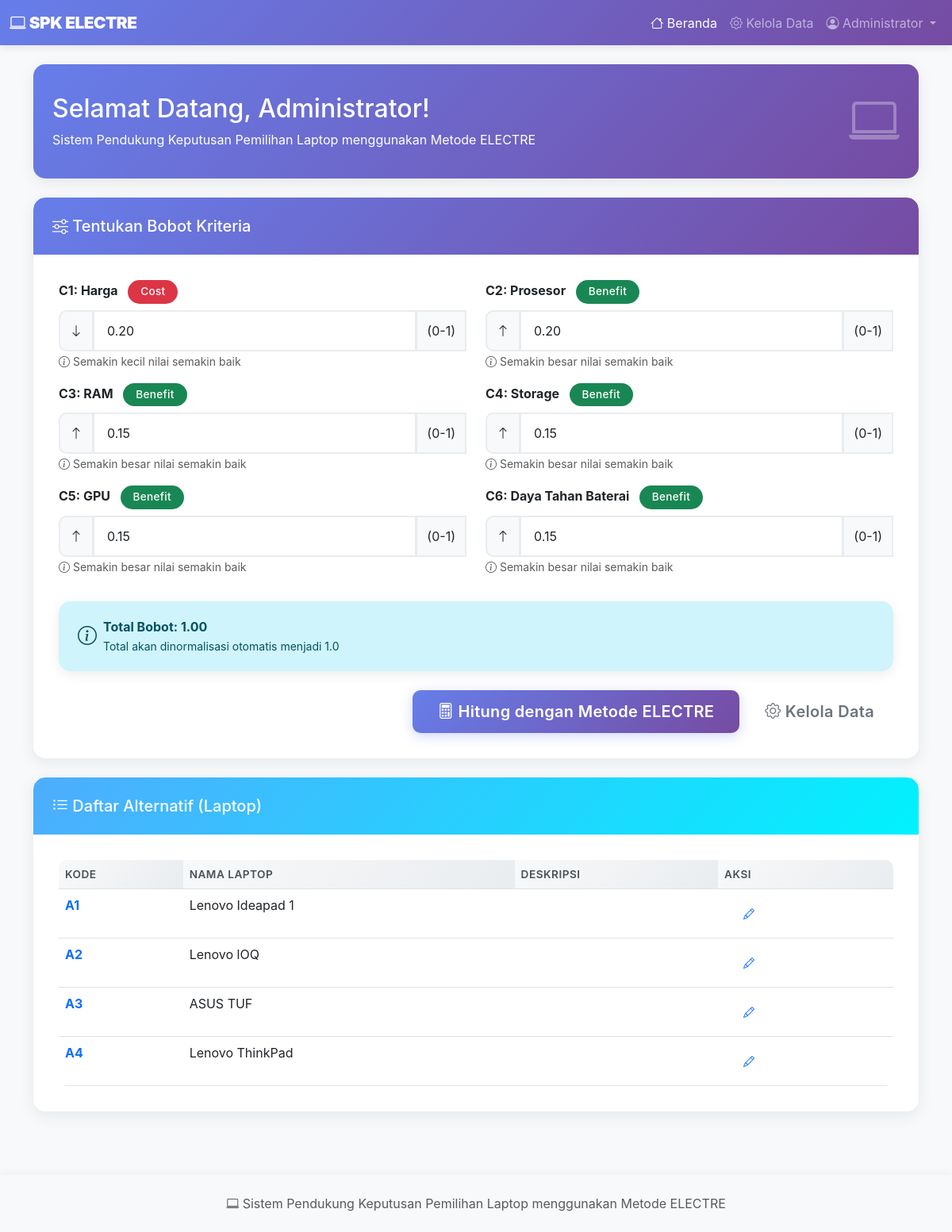
/index.php (signed in), run on the app's committed database.
### tables this page shows
CREATE TABLE `kriteria` (
  `id_kriteria` int(11) NOT NULL,
  `kode_kriteria` varchar(10) NOT NULL,
  `nama_kriteria` varchar(100) NOT NULL,
  `tipe_kriteria` enum('benefit','cost') NOT NULL,
  `bobot_default` decimal(5,2) DEFAULT 0.00,
  `created_at` timestamp NOT NULL DEFAULT current_timestamp()
);

CREATE TABLE `alternatif` (
  `id_alternatif` int(11) NOT NULL,
  `kode_alternatif` varchar(10) NOT NULL,
  `nama_alternatif` varchar(200) NOT NULL,
  `deskripsi` text DEFAULT NULL,
  `created_at` timestamp NOT NULL DEFAULT current_timestamp()
);

### includes/auth.php (called while the page is built, shortened)
<?php
function isLoggedIn() {
    return isset($_SESSION['user_id']) && !empty($_SESSION['user_id']);
}
function isAdmin() {
    return isLoggedIn() && isset($_SESSION['role']) && $_SESSION['role'] == 'admin';
}
function getCurrentUser() {
    return [
        'id_user' => $_SESSION['user_id'],
        'username' => $_SESSION['username'],
        'nama_lengkap' => $_SESSION['nama_lengkap'],
        'role' => $_SESSION['role'],
        'email' => $_SESSION['email']
    ];
}
?>

### includes/functions.php (called while the page is built, shortened)
<?php
function getDB() {
    $database = new Database();
    return $database->getConnection();
}
function getAllKriteria() {
    $conn = getDB();
    $stmt = $conn->query("SELECT * FROM kriteria ORDER BY id_kriteria");
    return $stmt->fetchAll();
}
function getAllAlternatif() {
    $conn = getDB();
    $stmt = $conn->query("SELECT * FROM alternatif ORDER BY id_alternatif");
    return $stmt->fetchAll();
}
function getNilaiAlternatif($idAlternatif) {
    $conn = getDB();
    $stmt = $conn->prepare("SELECT * FROM nilai_alternatif WHERE id_alternatif = ?");
    $stmt->execute([$idAlternatif]);
    return $stmt->fetchAll();
}
function buildMatriksKeputusan() {
    $alternatif = getAllAlternatif();
    $kriteria = getAllKriteria();
    $matriks = [];
    foreach ($alternatif as $alt) {
        $row = [];
        $nilaiAlt = getNilaiAlternatif($alt['id_alternatif']);
        $nilaiMap = [];
        foreach ($nilaiAlt as $nilai) {
            $nilaiMap[$nilai['id_kriteria']] = $nilai['nilai'];
        }
        foreach ($kriteria as $krit) {
            $row[] = isset($nilaiMap[$krit['id_kriteria']]) ? floatval($nilaiMap[$krit['id_kriteria']]) : 0;
        }
        $matriks[] = $row;
    }
    return [
        'alternatif' => $alternatif,
        'kriteria' => $kriteria,
        'matriks' => $matriks
    ];
}
?>

### index.php (the view, shortened to what this page needs)
<?php
require_once 'includes/auth.php';
require_once 'includes/functions.php';
$user = getCurrentUser();
function cleanUserName($nama) {
    return trim(str_replace(' Demo', '', str_replace('Demo', '', $nama)));
}
$data = buildMatriksKeputusan();
$kriteria = $data['kriteria'];
$alternatif = $data['alternatif'];
?>
<!DOCTYPE html>
<html lang="id">
<head>
    <link href="https://cdn.jsdelivr.net/npm/bootstrap@5.3.0/dist/css/bootstrap.min.css" rel="stylesheet">
    <link rel="stylesheet" href="https://cdn.jsdelivr.net/npm/bootstrap-icons@1.10.0/font/bootstrap-icons.css">
    <link rel="stylesheet" href="assets/css/style.css">
</head>
<body>
    <nav class="navbar navbar-expand-lg navbar-dark">
        <div class="container-fluid">
            <a class="navbar-brand" href="index.php">
                <i class="bi bi-laptop"></i> <strong>SPK ELECTRE</strong>
            </a>
            <div class="collapse navbar-collapse" id="navbarNav">
                <ul class="navbar-nav ms-auto">
                    <li class="nav-item">
                        <a class="nav-link active" href="index.php">
                            <i class="bi bi-house"></i> Beranda
                        </a>
                    </li>
                    <?php if (isAdmin()): ?>
                    <li class="nav-item">
                        <a class="nav-link" href="admin/alternatif.php">
                            <i class="bi bi-gear"></i> Kelola Data
                        </a>
                    </li>
                    <?php endif; ?>
                    <li class="nav-item dropdown">
                        <a class="nav-link dropdown-toggle" href="#" role="button" data-bs-toggle="dropdown">
                            <i class="bi bi-person-circle"></i> <?php echo htmlspecialchars(cleanUserName($user['nama_lengkap'] ?? 'User')); ?>
                        </a>
                    </li>
                </ul>
            </div>
        </div>
    </nav>
    <div class="container mt-4">
        <div class="card mb-4" style="background: var(--primary-gradient); color: white; border-radius: 15px;">
            <div class="card-body p-4">
                <div class="row align-items-center">
                    <div class="col-md-8">
                        <h2 class="mb-2">Selamat Datang, <?php echo htmlspecialchars(cleanUserName($user['nama_lengkap'] ?? 'User')); ?>!</h2>
                        <p class="mb-0">Sistem Pendukung Keputusan Pemilihan Laptop menggunakan Metode ELECTRE</p>
                    </div>
                    <div class="col-md-4 text-end">
                        <i class="bi bi-laptop" style="font-size: 4rem; opacity: 0.3;"></i>
                    </div>
                </div>
            </div>
        </div>
        <div class="card mb-4">
            <div class="card-header">
                <h5 class="mb-0"><i class="bi bi-sliders"></i> Tentukan Bobot Kriteria</h5>
            </div>
            <div class="card-body">
                <form method="POST" action="hasil.php" id="formBobot">
                    <div class="row">
                        <?php foreach ($kriteria as $index => $krit): ?>
                        <div class="col-md-6 mb-3">
                            <label for="bobot_<?php echo $krit['id_kriteria']; ?>" class="form-label">
                                <strong><?php echo $krit['kode_kriteria']; ?>: <?php echo $krit['nama_kriteria']; ?></strong>
                                <span class="badge badge-modern bg-<?php echo $krit['tipe_kriteria'] == 'benefit' ? 'success' : 'danger'; ?> ms-2">
                                    <?php echo ucfirst($krit['tipe_kriteria']); ?>
                                </span>
                            </label>
                            <div class="input-group">
                                <span class="input-group-text"><i class="bi bi-<?php echo $krit['tipe_kriteria'] == 'benefit' ? 'arrow-up' : 'arrow-down'; ?>"></i></span>
                                <input type="number"
                                       class="form-control bobot-input"
                                       id="bobot_<?php echo $krit['id_kriteria']; ?>"
                                       name="bobot[<?php echo $krit['id_kriteria']; ?>]"
                                       value="<?php echo $krit['bobot_default']; ?>"
                                       min="0"
                                       max="1"
                                       step="0.01"
                                       required>
                                <span class="input-group-text">(0-1)</span>
                            </div>
                            <small class="text-muted">
                                <?php if ($krit['tipe_kriteria'] == 'benefit'): ?>
                                    <i class="bi bi-info-circle"></i> Semakin besar nilai semakin baik
                                <?php else: ?>
                                    <i class="bi bi-info-circle"></i> Semakin kecil nilai semakin baik
                                <?php endif; ?>
                            </small>
                        </div>
                        <?php endforeach; ?>
                    </div>
                    <div class="alert alert-info mt-3 d-flex align-items-center">
                        <i class="bi bi-info-circle me-2" style="font-size: 1.5rem;"></i>
                        <div>
                            <strong>Total Bobot: <span id="totalBobot">0.00</span></strong>
                            <br><small>Total akan dinormalisasi otomatis menjadi 1.0</small>
                        </div>
                    </div>
                    <div class="mt-4 d-grid gap-2 d-md-flex justify-content-md-end">
                        <button type="submit" class="btn btn-primary btn-lg">
                            <i class="bi bi-calculator"></i> Hitung dengan Metode ELECTRE
                        </button>
                        <?php if (isAdmin()): ?>
                        <a href="admin/alternatif.php" class="btn btn-outline-secondary btn-lg">
                            <i class="bi bi-gear"></i> Kelola Data
                        </a>
                        <?php endif; ?>
                    </div>
                </form>
            </div>
        </div>
        <div class="card">
            <div class="card-header" style="background: var(--success-gradient);">
                <h5 class="mb-0"><i class="bi bi-list-ul"></i> Daftar Alternatif (Laptop)</h5>
            </div>
            <div class="card-body">
                <?php if (empty($alternatif)): ?>
                <div class="alert alert-warning text-center">
                    <i class="bi bi-exclamation-triangle" style="font-size: 2rem;"></i>
                    <p class="mt-2">Belum ada alternatif. <?php if (isAdmin()): ?><a href="admin/alternatif.php">Tambah alternatif</a><?php endif; ?></p>
                </div>
                <?php else: ?>
                <div class="table-responsive">
                    <table class="table table-hover">
                        <thead>
                            <tr>
                                <th>Kode</th>
                                <th>Nama Laptop</th>
                                <th>Deskripsi</th>
                                <?php if (isAdmin()): ?>
                                <th>Aksi</th>
                                <?php endif; ?>
                            </tr>
                        </thead>
                        <tbody>
                            <?php foreach ($alternatif as $alt): ?>
                            <tr>
                                <td><strong class="text-primary"><?php echo $alt['kode_alternatif']; ?></strong></td>
                                <td><?php echo htmlspecialchars($alt['nama_alternatif']); ?></td>
                                <td><?php echo htmlspecialchars($alt['deskripsi'] ?? '-'); ?></td>
                                <?php if (isAdmin()): ?>
                                <td>
                                    <a href="admin/alternatif.php?edit=<?php echo $alt['id_alternatif']; ?>"
                                       class="btn btn-sm btn-outline-primary">
                                        <i class="bi bi-pencil"></i>
                                    </a>
                                </td>
                                <?php endif; ?>
                            </tr>
                            <?php endforeach; ?>
                        </tbody>
                    </table>
                </div>
                <?php endif; ?>
            </div>
        </div>
    </div>
    <footer class="mt-5 py-4 bg-light">
        <div class="container text-center">
            <p class="text-muted mb-0">
                <i class="bi bi-laptop"></i> Sistem Pendukung Keputusan Pemilihan Laptop menggunakan Metode ELECTRE
            </p>
        </div>
    </footer>
</body>
</html>

### assets/css/style.css (style rules this page uses)
:root { --primary-gradient: linear-gradient(135deg, #667eea 0%, #764ba2 100%); --secondary-gradient: linear-gradient(135deg, #f093fb 0%, #f5576c 100%); --success-gradient: linear-gradient(135deg, #4facfe 0%, #00f2fe 100%); --primary-color: #667eea; --secondary-color: #6c757d; --success-color: #198754; --danger-color: #dc3545; --warning-color: #ffc107; --info-color: #0dcaf0; }
* { transition: all 0.3s ease; }
body { font-family: 'Inter', 'Segoe UI', Tahoma, Geneva, Verdana, sans-serif; background: linear-gradient(to bottom, #f8f9fa 0%, #e9ecef 100%); min-height: 100vh; display: flex; flex-direction: column; }
.navbar { background: var(--primary-gradient) !important; box-shadow: 0 2px 20px rgba(0,0,0,0.1); -webkit-backdrop-filter: blur(10px); backdrop-filter: blur(10px); }
.navbar-brand { font-weight: 700; font-size: 1.3rem; letter-spacing: -0.5px; }
.card { border: none; border-radius: 20px; box-shadow: 0 10px 40px rgba(0,0,0,0.08); margin-bottom: 2rem; overflow: hidden; transition: all 0.3s cubic-bezier(0.4, 0, 0.2, 1); background: white; }
.card-header { border-radius: 20px 20px 0 0 !important; font-weight: 600; border: none; padding: 1.5rem; background: var(--primary-gradient); color: white; }
.card-body { padding: 2rem; }
.table { margin-bottom: 0; border-radius: 10px; overflow: hidden; }
.table th { background: linear-gradient(135deg, #f8f9fa 0%, #e9ecef 100%); font-weight: 600; border-top: none; text-transform: uppercase; font-size: 0.85rem; letter-spacing: 0.5px; color: #495057; }
.table-hover tbody tr { transition: all 0.2s; }
.btn { border-radius: 12px; font-weight: 600; padding: 0.75rem 1.5rem; transition: all 0.3s cubic-bezier(0.4, 0, 0.2, 1); border: none; letter-spacing: 0.3px; }
.btn-primary { background: var(--primary-gradient); box-shadow: 0 4px 15px rgba(102, 126, 234, 0.3); }
.form-control, .form-select { border-radius: 10px; border: 2px solid #e9ecef; padding: 0.75rem 1rem; transition: all 0.3s; }
.input-group-text { border-radius: 10px 0 0 10px; border: 2px solid #e9ecef; background: #f8f9fa; }
.alert { border-radius: 15px; border: none; padding: 1.25rem 1.5rem; box-shadow: 0 4px 15px rgba(0,0,0,0.08); }
.badge { font-weight: 600; padding: 0.5rem 1rem; border-radius: 20px; font-size: 0.85rem; letter-spacing: 0.3px; }
footer { margin-top: auto; background: white; box-shadow: 0 -2px 10px rgba(0,0,0,0.05); }
html { scroll-behavior: smooth; }

### index.php (style rules this page uses)
:root { --primary-gradient: linear-gradient(135deg, #667eea 0%, #764ba2 100%); --secondary-gradient: linear-gradient(135deg, #f093fb 0%, #f5576c 100%); --success-gradient: linear-gradient(135deg, #4facfe 0%, #00f2fe 100%); }
body { background: #f8f9fa; }
.navbar { background: var(--primary-gradient) !important; box-shadow: 0 2px 10px rgba(0,0,0,0.1); }
.card { border: none; border-radius: 15px; box-shadow: 0 5px 20px rgba(0,0,0,0.08); transition: transform 0.3s, box-shadow 0.3s; }
.card-header { border-radius: 15px 15px 0 0 !important; background: var(--primary-gradient); color: white; font-weight: 600; border: none; }
.btn-primary { background: var(--primary-gradient); border: none; border-radius: 10px; padding: 0.75rem 2rem; font-weight: 600; transition: all 0.3s; }
.badge-modern { padding: 0.5rem 1rem; border-radius: 20px; font-weight: 500; }

### data on the page
kriteria: kode_kriteria "C1", nama_kriteria "Harga", tipe_kriteria "Cost", id_kriteria+bobot_default "0.20", shows "Semakin kecil nilai semakin baik"
kriteria: kode_kriteria "C2", nama_kriteria "Prosesor", tipe_kriteria "Benefit", id_kriteria+bobot_default "0.20", shows "Semakin besar nilai semakin baik"
kriteria: kode_kriteria "C3", nama_kriteria "RAM", tipe_kriteria "Benefit", id_kriteria+bobot_default "0.15", shows "Semakin besar nilai semakin baik"
kriteria: kode_kriteria "C4", nama_kriteria "Storage", tipe_kriteria "Benefit", id_kriteria+bobot_default "0.15", shows "Semakin besar nilai semakin baik"
kriteria: kode_kriteria "C5", nama_kriteria "GPU", tipe_kriteria "Benefit", id_kriteria+bobot_default "0.15", shows "Semakin besar nilai semakin baik"
kriteria: kode_kriteria "C6", nama_kriteria "Daya Tahan Baterai", tipe_kriteria "Benefit", id_kriteria+bobot_default "0.15", shows "Semakin besar nilai semakin baik"
alternatif: kode_alternatif "A1", nama_alternatif "Lenovo Ideapad 1"
alternatif: kode_alternatif "A2", nama_alternatif "Lenovo lOQ"
alternatif: kode_alternatif "A3", nama_alternatif "ASUS TUF"
alternatif: kode_alternatif "A4", nama_alternatif "Lenovo ThinkPad"

### other printed values
cleanUserName($user['nama_lengkap'] ?? 'User') "Administrator"
